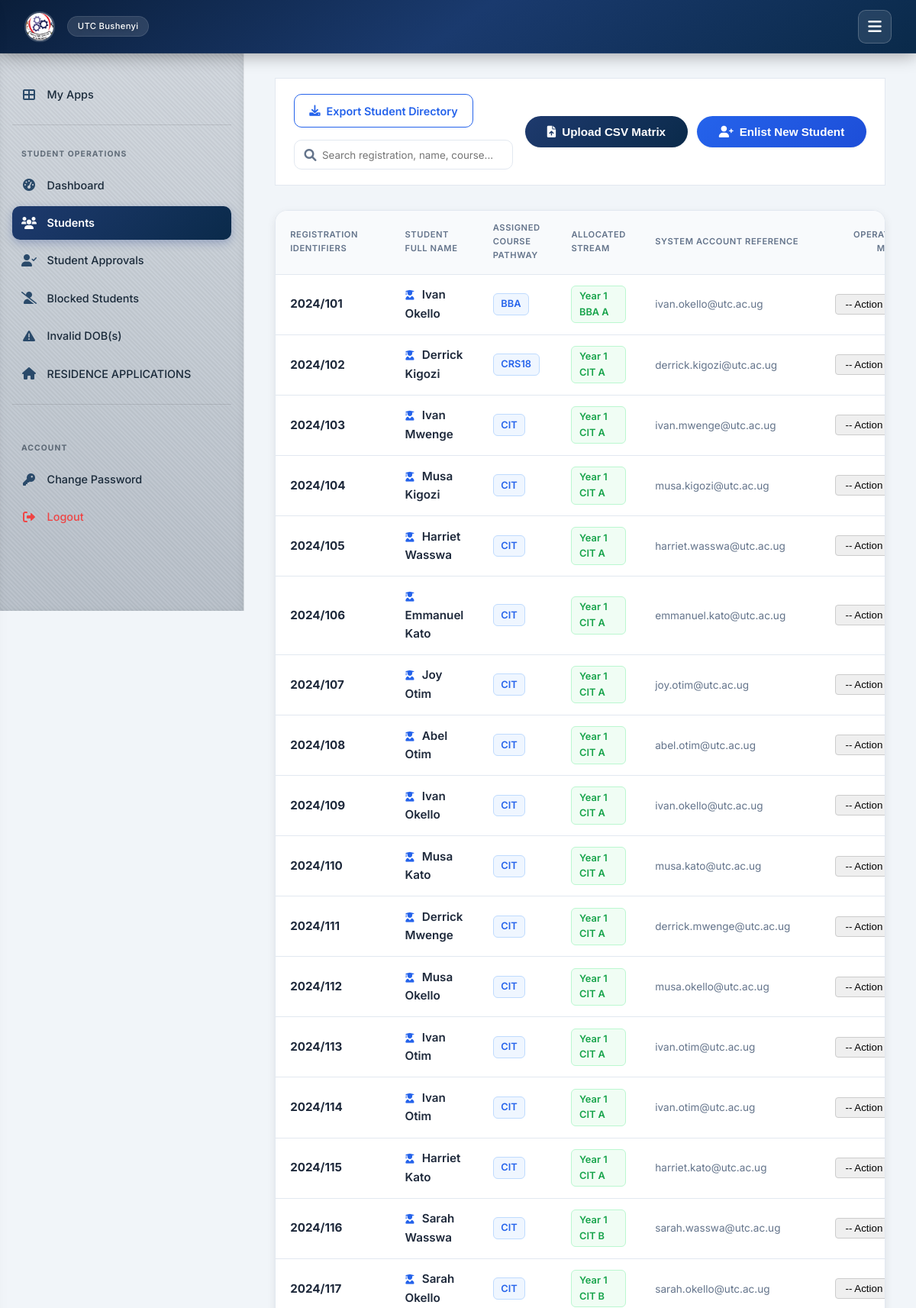
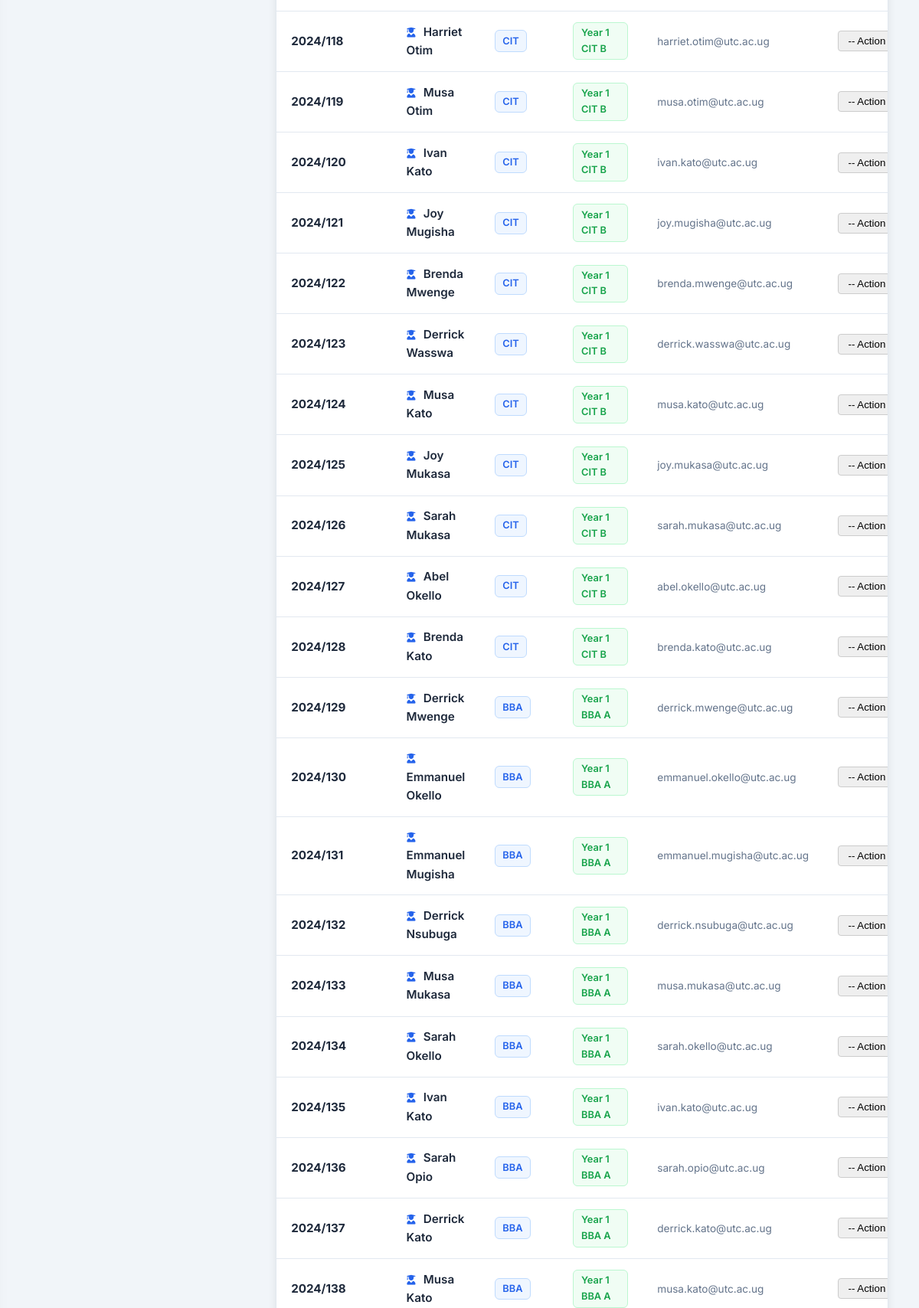
/user-admin/manage-students/ (signed in, upper part), run on the app's committed database (2 pictures, top to bottom).
### attendance/models.py (models this page shows, shortened)
class Institution(models.Model):
    TYPE_CHOICES = [
        ("TECHNICAL_COLLEGE", "Technical College"),
        ("UNIVERSITY", "University"),
        ("INSTITUTE", "Institute"),
        ("OTHER", "Other"),
    ]
    logo = models.ImageField(upload_to="institution_logos/", blank=True, null=True)
    name = models.CharField(max_length=255)
    institution_type = models.CharField(
        max_length=50, choices=TYPE_CHOICES, default="TECHNICAL_COLLEGE"
    )
    slogan = models.CharField(max_length=255, blank=True, null=True)
    address = models.TextField(help_text="Full location and P. O. Box address")
    telephone_1 = models.CharField(max_length=20)
    telephone_2 = models.CharField(max_length=20, blank=True, null=True)
    website = models.URLField(blank=True, null=True)
    email = models.EmailField()
    academic_units = models.CharField(
        max_length=255,
        blank=True,
        help_text="Comma-separated academic units e.g., COLLEGES, FACULTIES, DEPARTMENTS",
    )
    date_created = models.DateTimeField(auto_now_add=True)
    last_updated = models.DateTimeField(auto_now=True)

class StudentProfile(models.Model):
    GENDER_CHOICES = [
        ('MALE', 'Male'),
        ('FEMALE', 'Female'),
    ]
    reg_number = models.CharField(max_length=50, primary_key=True)
    user = models.OneToOneField(User, on_delete=models.CASCADE, related_name='student_profile')
    name = models.CharField(max_length=255)
    course = models.ForeignKey(Course, on_delete=models.CASCADE, related_name='students')
    stream = models.ForeignKey(Stream, on_delete=models.CASCADE, related_name='students')
    date_of_birth = models.DateField(null=True, blank=True)
    gender = models.CharField(max_length=10, choices=GENDER_CHOICES, blank=True, null=True)
    is_blocked = models.BooleanField(default=False)
    academic_status = models.CharField(max_length=50, default='ACTIVE', blank=True, null=True)
    billing_category = models.CharField(max_length=50, blank=True, null=True)
    intake = models.CharField(max_length=50, blank=True, null=True)
    sponsorship = models.CharField(max_length=50, blank=True, null=True)

class Course(models.Model):
    code = models.CharField(max_length=20, primary_key=True)
    name = models.CharField(max_length=255)
    department = models.ForeignKey(Department, on_delete=models.SET_NULL, null=True, blank=True, related_name='courses')

class Stream(models.Model):
    name = models.CharField(max_length=100)
    course = models.ForeignKey(Course, on_delete=models.CASCADE, related_name='streams')

class User(AbstractUser):
    IS_ADMIN = 'ADMIN'
    IS_TEACHER = 'TEACHER'
    IS_STUDENT = 'STUDENT'
    IS_WARDEN = 'WARDEN'
    IS_LIBRARIAN = 'LIBRARIAN'
    IS_ACCOUNTANT = 'ACCOUNTANT'
    IS_REGISTRAR = 'REGISTRAR'
    IS_PARENT = 'PARENT'
    ROLE_CHOICES = [
        (IS_ADMIN, 'Admin'),
        (IS_TEACHER, 'Teacher/Lecturer'),
        (IS_STUDENT, 'Student'),
        (IS_WARDEN, 'Warden'),
        (IS_LIBRARIAN, 'Librarian'),
        (IS_ACCOUNTANT, 'Accountant'),
        (IS_REGISTRAR, 'Academic Registrar'),
        (IS_PARENT, 'Parent'),
    ]
    role = models.CharField(max_length=15, choices=ROLE_CHOICES, default=IS_STUDENT)

### attendance/views_admin.py (the view, shortened to what this page needs)
# urls.py: path('user-admin/manage-students/', views_admin.manage_students, name='manage_students'),
@login_required
@transaction.atomic
def manage_students(request):
    if request.user.role != User.IS_ADMIN:
        return HttpResponse("Unauthorized", status=403)
    students = StudentProfile.objects.select_related('user', 'course', 'stream').all()
    courses = Course.objects.all()
    streams = Stream.objects.all()
    return render(request, 'attendance/manage_students.html', {
        'students': students,
        'active_courses_list': courses,
        'active_streams_list': streams
    })

### attendance/context_processors.py (called while the page is built)
def institution_info(request):
    return {'institution': Institution.objects.first()}

### templates/attendance/manage_students.html (shortened to what this page needs)
{% extends 'attendance/base.html' %}
{% block content %}
{% block sidebar %}
{% include "attendance/sidebar.html" %}
{% endblock %}
<div class="page-header-actions">
    <div style="display: flex; gap: 1rem; align-items: center; flex: 1; flex-wrap: wrap;">
        <a href="{% url 'attendance:export_credentials' 'students' %}" class="btn-download-list">
            <i class="fas fa-download"></i> Export Student Directory
        </a>
        <div style="position: relative; min-width: 260px; flex: 1; max-width: 400px;">
            <i class="fas fa-search" style="position: absolute; left: 0.85rem; top: 50%; transform: translateY(-50%); color: var(--text-muted);"></i>
            <input type="text" id="dashboardSearch" class="form-control" placeholder="Search registration, name, course..." style="padding-left: 2.25rem;">
        </div>
    </div>
    <div class="action-group">
        <button class="btn btn-outline" onclick="location.href='{% url 'attendance:bulk_upload_students' %}'">
            <i class="fas fa-file-upload"></i> Upload CSV Matrix
        </button>
        <button class="btn" id="openModalBtn" style="background: linear-gradient(135deg, #2563eb, #1d4ed8);">
            <i class="fas fa-user-plus"></i> Enlist New Student
        </button>
    </div>
</div>
<div class="card" style="padding:0; overflow:hidden;">
    <table class="table">
        <thead>
            <tr>
                <th>Registration Identifiers</th>
                <th>Student Full Name</th>
                <th>Assigned Course Pathway</th>
                <th>Allocated Stream</th>
                <th>System Account Reference</th>
                <th style="text-align: right;">Operations Matrix</th>
            </tr>
        </thead>
        <tbody id="studentTableBody">
            {% for student in students %}
            <tr class="student-row">
                <td><strong style="color:var(--text-main);">{{ student.reg_number }}</strong></td>
                <td>
                    <a href="{% url 'attendance:student_detail' student.reg_number %}" class="student-link" title="View details for {{ student.name }}">
                        <i class="fas fa-user-graduate" style="font-size:0.8rem; margin-right:0.35rem; color:#2563eb;"></i>
                        {{ student.name }}
                    </a>
                </td>
                <td><span class="course-tag">{{ student.course.code }}</span></td>
                <td><span class="stream-tag">{{ student.stream.name|default:"Unassigned" }}</span></td>
                <td><span style="font-size:0.85rem; color:var(--text-muted);">{{ student.user.email }}</span></td>
                <td style="text-align: right;">
                    <select onchange="handleStudentAction(this, '{% url 'attendance:edit_student' student.pk %}', '{% url 'attendance:delete_student' student.pk %}')" style="padding: 4px 8px; border-radius: 4px; border: 1px solid #ccc; cursor: pointer;">
                        <option value="">-- Action --</option>
                    </select>
                </td>
            </tr>
            {% endfor %}
        </tbody>
    </table>
</div>
{% endblock %}

### templates/attendance/base.html (shortened to what this page needs)
{% load static %}
<!DOCTYPE html>
<html lang="en">
<head>
    <link rel="stylesheet" href="https://cdnjs.cloudflare.com/ajax/libs/font-awesome/6.0.0-beta3/css/all.min.css" />
    <link rel="stylesheet" href="{% static 'style.css' %}">
</head>
<body>
    <nav>
        <div class="nav-brand-container">
            <a href="{% url 'attendance:home' %}" class="nav-brand">
                {% if institution and institution.logo %}
                    <img src="{{ institution.logo.url }}" alt="Logo" class="nav-logo" />
                {% elif system_settings and system_settings.logo %}
                    <img src="{{ system_settings.logo.url }}" alt="Logo" class="nav-logo" />
                {% else %}
                    <i class="fas fa-graduation-cap"></i>
                {% endif %}
                <span>{% if institution %}{{ institution.name }}{% elif system_settings %}{{ system_settings.name }}{% else %}UTC Bushenyi{% endif %}</span>
            </a>
        </div>
        <button class="universal-menu-btn" id="universalMenuBtn" aria-label="Toggle menu">
            <i class="fas fa-bars"></i>
        </button>
    </nav>
    <div class="app-layout" id="appLayout">
        {% block sidebar %}{% endblock %}
        <main class="main-content">
            {% block content %}{% endblock %}
        </main>
    </div>
</body>
</html>

### static/style.css (style rules this page uses)
:root { --primary: #0f3b3e; --primary-dark: #0c4e6d ; --primary-light: #e6f4f1; --secondary: #2c6e6b; --accent: #3b82f6; --success: #10b981; --success-light: #d1fae5; --danger: #ef4444; --danger-light: #fee2e2; --warning: #f59e0b; --warning-light: #fef3c7; --info: #3b82f6; --info-light: #dbeafe; --bg-main: #f1f5f9; --surface: #ffffff; --surface-hover: #f8fafc; --text-main: #0f172a; --text-muted: #64748b; --border: #e2e8f0; --shadow-sm: 0 1px 3px rgba(0,0,0,0.06); --shadow: 0 4px 12px rgba(0,0,0,0.08); --shadow-lg: 0 10px 30px rgba(0,0,0,0.12); --radius: 16px; --radius-sm: 10px; --transition: all 0.25s cubic-bezier(0.4, 0, 0.2, 1); --font: 'Inter', -apple-system, BlinkMacSystemFont, 'Segoe UI', Roboto, Helvetica, Arial, sans-serif; --nav-height: 70px; --sidebar-width: 320px; }
* { box-sizing: border-box; margin: 0; padding: 0; }
body { font-family: var(--font); background: var(--bg-main); color: var(--text-main); line-height: 1.6; min-height: 100vh; display: flex; flex-direction: column; }
a { text-decoration: none; color: inherit; }
nav { background: linear-gradient(135deg, #0a1128 0%, #101f42 25%, #1e3a8a 65%, #3b82f6 100%); color: #fff; padding: 0 2rem; height: var(--nav-height); display: flex; align-items: center; justify-content: space-between; box-shadow: 0 4px 20px rgba(0,0,0,0.25); position: sticky; top: 0; z-index: 1000; backdrop-filter: blur(4px); }
.nav-brand-container { display: flex; align-items: center; gap: 1rem; }
.nav-brand { display: flex; align-items: center; gap: 0.75rem; font-size: 1.3rem; font-weight: 700; letter-spacing: -0.02em; cursor: pointer; }
.nav-brand span { background: rgba(255,255,255,0.15); padding: 0.2rem 0.8rem; border-radius: 50px; font-size: 0.7rem; font-weight: 500; letter-spacing: 0.03em; margin-left: 0.25rem; }
.app-layout { display: flex; width: 100%; max-width: 100%; margin: 0 auto; flex: 1; position: relative; overflow-x: hidden; }
.main-content { flex: 1; padding: 2rem 2.5rem; min-width: 0; width: 100%; transition: all 0.3s cubic-bezier(0.4, 0, 0.2, 1); }
.card { background: var(--surface); border-radius: var(--radius); padding: 2rem; box-shadow: var(--shadow); border: 1px solid var(--border); transition: var(--transition); }
table { width: 100%; border-collapse: collapse; font-size: 0.95rem; }
th, td { padding: 0.9rem 1.2rem; text-align: left; border-bottom: 1px solid var(--border); }
th { background: #f8fafc; font-weight: 600; color: var(--text-muted); text-transform: uppercase; font-size: 0.7rem; letter-spacing: 0.05em; }
tbody tr { transition: var(--transition); }
.btn { display: inline-flex; align-items: center; justify-content: center; gap: 0.5rem; background: linear-gradient(135deg, var(--secondary), var(--primary)); color: #fff; padding: 0.75rem 1.8rem; border: none; border-radius: 50px; font-weight: 600; font-size: 0.95rem; cursor: pointer; transition: var(--transition); box-shadow: var(--shadow-sm); text-decoration: none; }
.btn-outline { background: transparent; border: 1px solid var(--border); color: var(--text-main); }

### templates/attendance/sidebar.html (style rules this page uses)
:root { --sidebar-width: 320px; }

### templates/attendance/manage_students.html (style rules this page uses)
.page-header-actions { display: flex; justify-content: space-between; align-items: center; margin-bottom: 2rem; flex-wrap: wrap; gap: 1rem; background: #ffffff; padding: 1.25rem 1.5rem; border-radius: var(--radius-md); border: 1px solid var(--border); }
.action-group { display: flex; gap: 0.75rem; align-items: center; }
.btn-download-list { display: inline-flex; align-items: center; gap: 0.5rem; padding: 0.6rem 1.2rem; border-radius: var(--radius-sm); background-color: #ffffff; color: #2563eb; border: 1px solid #2563eb; font-weight: 600; font-size: 0.9rem; transition: var(--transition); cursor: pointer; text-decoration: none; }
.course-tag { display: inline-flex; padding: 0.2rem 0.6rem; background: #eff6ff; color: #2563eb; border: 1px solid #bfdbfe; border-radius: 6px; font-weight: 600; font-size: 0.8rem; }
.stream-tag { display: inline-flex; padding: 0.2rem 0.6rem; background: #f0fdf4; color: #16a34a; border: 1px solid #bbf7d0; border-radius: 6px; font-weight: 600; font-size: 0.8rem; }
.student-link { font-weight: 600; color: var(--text-main, #0f172a); text-decoration: none; transition: color 0.2s ease-in-out; }
.form-control { width: 100%; padding: 0.65rem 0.75rem; border: 1px solid var(--border); border-radius: var(--radius-sm); font-family: var(--font); }

### data on the page
Institution: logo (picture), name "UTC Bushenyi"
StudentProfile: reg_number "2024/101", name "Ivan Okello", course.code "BBA", stream.name "Year 1 BBA A", user.email "ivan.okello@utc.ac.ug"
StudentProfile: reg_number "2024/102", name "Derrick Kigozi", course.code "CRS18", stream.name "Year 1 CIT A", user.email "derrick.kigozi@utc.ac.ug"
StudentProfile: reg_number "2024/103", name "Ivan Mwenge", course.code "CIT", stream.name "Year 1 CIT A", user.email "ivan.mwenge@utc.ac.ug"
StudentProfile: reg_number "2024/104", name "Musa Kigozi", course.code "CIT", stream.name "Year 1 CIT A", user.email "musa.kigozi@utc.ac.ug"
StudentProfile: reg_number "2024/105", name "Harriet Wasswa", course.code "CIT", stream.name "Year 1 CIT A", user.email "harriet.wasswa@utc.ac.ug"
StudentProfile: reg_number "2024/106", name "Emmanuel Kato", course.code "CIT", stream.name "Year 1 CIT A", user.email "emmanuel.kato@utc.ac.ug"
StudentProfile: reg_number "2024/107", name "Joy Otim", course.code "CIT", stream.name "Year 1 CIT A", user.email "joy.otim@utc.ac.ug"
StudentProfile: reg_number "2024/108", name "Abel Otim", course.code "CIT", stream.name "Year 1 CIT A", user.email "abel.otim@utc.ac.ug"
StudentProfile: reg_number "2024/109", name "Ivan Okello", course.code "CIT", stream.name "Year 1 CIT A", user.email "ivan.okello@utc.ac.ug"
StudentProfile: reg_number "2024/110", name "Musa Kato", course.code "CIT", stream.name "Year 1 CIT A", user.email "musa.kato@utc.ac.ug"
StudentProfile: reg_number "2024/111", name "Derrick Mwenge", course.code "CIT", stream.name "Year 1 CIT A", user.email "derrick.mwenge@utc.ac.ug"
StudentProfile: reg_number "2024/112", name "Musa Okello", course.code "CIT", stream.name "Year 1 CIT A", user.email "musa.okello@utc.ac.ug"
StudentProfile: reg_number "2024/113", name "Ivan Otim", course.code "CIT", stream.name "Year 1 CIT A", user.email "ivan.otim@utc.ac.ug"
StudentProfile: reg_number "2024/114", name "Ivan Otim", course.code "CIT", stream.name "Year 1 CIT A", user.email "ivan.otim@utc.ac.ug"
StudentProfile: reg_number "2024/115", name "Harriet Kato", course.code "CIT", stream.name "Year 1 CIT A", user.email "harriet.kato@utc.ac.ug"
StudentProfile: reg_number "2024/116", name "Sarah Wasswa", course.code "CIT", stream.name "Year 1 CIT B", user.email "sarah.wasswa@utc.ac.ug"
StudentProfile: reg_number "2024/117", name "Sarah Okello", course.code "CIT", stream.name "Year 1 CIT B", user.email "sarah.okello@utc.ac.ug"
StudentProfile: reg_number "2024/118", name "Harriet Otim", course.code "CIT", stream.name "Year 1 CIT B", user.email "harriet.otim@utc.ac.ug"
StudentProfile: reg_number "2024/119", name "Musa Otim", course.code "CIT", stream.name "Year 1 CIT B", user.email "musa.otim@utc.ac.ug"
StudentProfile: reg_number "2024/120", name "Ivan Kato", course.code "CIT", stream.name "Year 1 CIT B", user.email "ivan.kato@utc.ac.ug"
StudentProfile: reg_number "2024/121", name "Joy Mugisha", course.code "CIT", stream.name "Year 1 CIT B", user.email "joy.mugisha@utc.ac.ug"
StudentProfile: reg_number "2024/122", name "Brenda Mwenge", course.code "CIT", stream.name "Year 1 CIT B", user.email "brenda.mwenge@utc.ac.ug"
StudentProfile: reg_number "2024/123", name "Derrick Wasswa", course.code "CIT", stream.name "Year 1 CIT B", user.email "derrick.wasswa@utc.ac.ug"
StudentProfile: reg_number "2024/124", name "Musa Kato", course.code "CIT", stream.name "Year 1 CIT B", user.email "musa.kato@utc.ac.ug"
StudentProfile: reg_number "2024/125", name "Joy Mukasa", course.code "CIT", stream.name "Year 1 CIT B", user.email "joy.mukasa@utc.ac.ug"
StudentProfile: reg_number "2024/126", name "Sarah Mukasa", course.code "CIT", stream.name "Year 1 CIT B", user.email "sarah.mukasa@utc.ac.ug"
StudentProfile: reg_number "2024/127", name "Abel Okello", course.code "CIT", stream.name "Year 1 CIT B", user.email "abel.okello@utc.ac.ug"
StudentProfile: reg_number "2024/128", name "Brenda Kato", course.code "CIT", stream.name "Year 1 CIT B", user.email "brenda.kato@utc.ac.ug"
StudentProfile: reg_number "2024/129", name "Derrick Mwenge", course.code "BBA", stream.name "Year 1 BBA A", user.email "derrick.mwenge@utc.ac.ug"
StudentProfile: reg_number "2024/130", name "Emmanuel Okello", course.code "BBA", stream.name "Year 1 BBA A", user.email "emmanuel.okello@utc.ac.ug"
StudentProfile: reg_number "2024/131", name "Emmanuel Mugisha", course.code "BBA", stream.name "Year 1 BBA A", user.email "emmanuel.mugisha@utc.ac.ug"
StudentProfile: reg_number "2024/132", name "Derrick Nsubuga", course.code "BBA", stream.name "Year 1 BBA A", user.email "derrick.nsubuga@utc.ac.ug"
StudentProfile: reg_number "2024/133", name "Musa Mukasa", course.code "BBA", stream.name "Year 1 BBA A", user.email "musa.mukasa@utc.ac.ug"
StudentProfile: reg_number "2024/134", name "Sarah Okello", course.code "BBA", stream.name "Year 1 BBA A", user.email "sarah.okello@utc.ac.ug"
StudentProfile: reg_number "2024/135", name "Ivan Kato", course.code "BBA", stream.name "Year 1 BBA A", user.email "ivan.kato@utc.ac.ug"
StudentProfile: reg_number "2024/136", name "Sarah Opio", course.code "BBA", stream.name "Year 1 BBA A", user.email "sarah.opio@utc.ac.ug"
StudentProfile: reg_number "2024/137", name "Derrick Kato", course.code "BBA", stream.name "Year 1 BBA A", user.email "derrick.kato@utc.ac.ug"
StudentProfile: reg_number "2024/138", name "Musa Kato", course.code "BBA", stream.name "Year 1 BBA A", user.email "musa.kato@utc.ac.ug"
